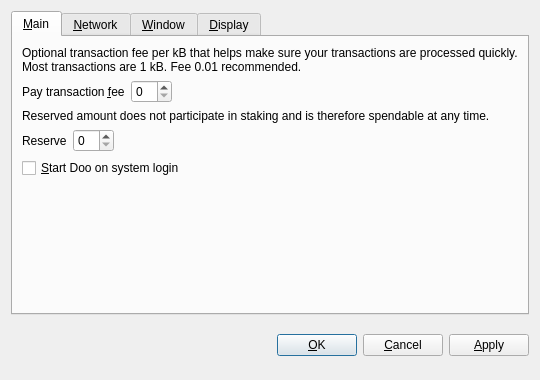
<?xml version="1.0" encoding="UTF-8"?>
<ui version="4.0">
 <class>OptionsDialog</class>
 <widget class="QDialog" name="OptionsDialog">
  <property name="geometry">
   <rect>
    <x>0</x>
    <y>0</y>
    <width>540</width>
    <height>380</height>
   </rect>
  </property>
  <property name="windowTitle">
   <string>Options</string>
  </property>
  <property name="modal">
   <bool>true</bool>
  </property>
  <layout class="QVBoxLayout" name="verticalLayout">
   <item>
    <widget class="QTabWidget" name="tabWidget">
     <property name="tabPosition">
      <enum>QTabWidget::North</enum>
     </property>
     <property name="currentIndex">
      <number>0</number>
     </property>
     <widget class="QWidget" name="tabMain">
      <attribute name="title">
       <string>&amp;Main</string>
      </attribute>
      <layout class="QVBoxLayout" name="verticalLayout_Main">
       <item>
        <widget class="QLabel" name="transactionFeeInfoLabel">
         <property name="text">
          <string>Optional transaction fee per kB that helps make sure your transactions are processed quickly. Most transactions are 1 kB. Fee 0.01 recommended.</string>
         </property>
         <property name="textFormat">
          <enum>Qt::PlainText</enum>
         </property>
         <property name="wordWrap">
          <bool>true</bool>
         </property>
        </widget>
       </item>
       <item>
        <layout class="QHBoxLayout" name="horizontalLayoutFee">
         <item>
          <widget class="QLabel" name="transactionFeeLabel">
           <property name="text">
            <string>Pay transaction &amp;fee</string>
           </property>
           <property name="textFormat">
            <enum>Qt::PlainText</enum>
           </property>
           <property name="buddy">
            <cstring>transactionFee</cstring>
           </property>
          </widget>
         </item>
         <item>
          <widget class="BitcoinAmountField" name="transactionFee"/>
         </item>
         <item>
          <spacer name="horizontalSpacerFee">
           <property name="orientation">
            <enum>Qt::Horizontal</enum>
           </property>
           <property name="sizeHint" stdset="0">
            <size>
             <width>40</width>
             <height>20</height>
            </size>
           </property>
          </spacer>
         </item>
        </layout>
       </item>
       <item>
        <widget class="QLabel" name="reserveBalanceInfoLabel">
         <property name="text">
          <string>Reserved amount does not participate in staking and is therefore spendable at any time.</string>
         </property>
         <property name="textFormat">
          <enum>Qt::PlainText</enum>
         </property>
         <property name="wordWrap">
          <bool>true</bool>
         </property>
        </widget>
       </item>
       <item>
        <layout class="QHBoxLayout" name="horizontalLayoutReserveBalance">
         <item>
          <widget class="QLabel" name="reserveBalanceLabel">
           <property name="text">
            <string>Reserve</string>
           </property>
           <property name="textFormat">
            <enum>Qt::PlainText</enum>
           </property>
           <property name="buddy">
            <cstring>reserveBalance</cstring>
           </property>
          </widget>
         </item>
         <item>
          <widget class="BitcoinAmountField" name="reserveBalance"/>
         </item>
         <item>
          <spacer name="horizontalSpacerReserveBalance">
           <property name="orientation">
            <enum>Qt::Horizontal</enum>
           </property>
           <property name="sizeHint" stdset="0">
            <size>
             <width>40</width>
             <height>20</height>
            </size>
           </property>
          </spacer>
         </item>
        </layout>
       </item>
       <item>
        <widget class="QCheckBox" name="bitcoinAtStartup">
         <property name="toolTip">
          <string>Automatically start Doo after logging in to the system.</string>
         </property>
         <property name="text">
          <string>&amp;Start Doo on system login</string>
         </property>
        </widget>
       </item>
       <item>
        <spacer name="verticalSpacer_Main">
         <property name="orientation">
          <enum>Qt::Vertical</enum>
         </property>
         <property name="sizeHint" stdset="0">
          <size>
           <width>20</width>
           <height>40</height>
          </size>
         </property>
        </spacer>
       </item>
      </layout>
     </widget>
     <widget class="QWidget" name="tabNetwork">
      <attribute name="title">
       <string>&amp;Network</string>
      </attribute>
      <layout class="QVBoxLayout" name="verticalLayout_Network">
       <item>
        <widget class="QCheckBox" name="mapPortUpnp">
         <property name="toolTip">
          <string>Automatically open the Doo client port on the router. This only works when your router supports UPnP and it is enabled.</string>
         </property>
         <property name="text">
          <string>Map port using &amp;UPnP</string>
         </property>
        </widget>
       </item>
       <item>
        <widget class="QCheckBox" name="connectSocks">
         <property name="toolTip">
          <string>Connect to the Doo network through a SOCKS proxy (e.g. when connecting through Tor).</string>
         </property>
         <property name="text">
          <string>&amp;Connect through SOCKS proxy:</string>
         </property>
        </widget>
       </item>
       <item>
        <layout class="QHBoxLayout" name="horizontalLayout_Network">
         <item>
          <widget class="QLabel" name="proxyIpLabel">
           <property name="text">
            <string>Proxy &amp;IP:</string>
           </property>
           <property name="textFormat">
            <enum>Qt::PlainText</enum>
           </property>
           <property name="buddy">
            <cstring>proxyIp</cstring>
           </property>
          </widget>
         </item>
         <item>
          <widget class="QValidatedLineEdit" name="proxyIp">
           <property name="maximumSize">
            <size>
             <width>140</width>
             <height>16777215</height>
            </size>
           </property>
           <property name="toolTip">
            <string>IP address of the proxy (e.g. 127.0.0.1)</string>
           </property>
          </widget>
         </item>
         <item>
          <widget class="QLabel" name="proxyPortLabel">
           <property name="text">
            <string>&amp;Port:</string>
           </property>
           <property name="textFormat">
            <enum>Qt::PlainText</enum>
           </property>
           <property name="buddy">
            <cstring>proxyPort</cstring>
           </property>
          </widget>
         </item>
         <item>
          <widget class="QLineEdit" name="proxyPort">
           <property name="maximumSize">
            <size>
             <width>55</width>
             <height>16777215</height>
            </size>
           </property>
           <property name="toolTip">
            <string>Port of the proxy (e.g. 9050)</string>
           </property>
          </widget>
         </item>
         <item>
          <widget class="QLabel" name="socksVersionLabel">
           <property name="text">
            <string>SOCKS &amp;Version:</string>
           </property>
           <property name="textFormat">
            <enum>Qt::PlainText</enum>
           </property>
           <property name="buddy">
            <cstring>socksVersion</cstring>
           </property>
          </widget>
         </item>
         <item>
          <widget class="QValueComboBox" name="socksVersion">
           <property name="toolTip">
            <string>SOCKS version of the proxy (e.g. 5)</string>
           </property>
          </widget>
         </item>
         <item>
          <spacer name="horizontalSpacer_Network">
           <property name="orientation">
            <enum>Qt::Horizontal</enum>
           </property>
           <property name="sizeHint" stdset="0">
            <size>
             <width>40</width>
             <height>20</height>
            </size>
           </property>
          </spacer>
         </item>
        </layout>
       </item>
       <item>
        <spacer name="verticalSpacer_Network">
         <property name="orientation">
          <enum>Qt::Vertical</enum>
         </property>
         <property name="sizeHint" stdset="0">
          <size>
           <width>20</width>
           <height>40</height>
          </size>
         </property>
        </spacer>
       </item>
      </layout>
     </widget>
     <widget class="QWidget" name="tabWindow">
      <attribute name="title">
       <string>&amp;Window</string>
      </attribute>
      <layout class="QVBoxLayout" name="verticalLayout_Window">
       <item>
        <widget class="QCheckBox" name="minimizeToTray">
         <property name="toolTip">
          <string>Show only a tray icon after minimizing the window.</string>
         </property>
         <property name="text">
          <string>&amp;Minimize to the tray instead of the taskbar</string>
         </property>
        </widget>
       </item>
       <item>
        <widget class="QCheckBox" name="minimizeOnClose">
         <property name="toolTip">
          <string>Minimize instead of exit the application when the window is closed. When this option is enabled, the application will be closed only after selecting Quit in the menu.</string>
         </property>
         <property name="text">
          <string>M&amp;inimize on close</string>
         </property>
        </widget>
       </item>
       <item>
        <spacer name="verticalSpacer_Window">
         <property name="orientation">
          <enum>Qt::Vertical</enum>
         </property>
         <property name="sizeHint" stdset="0">
          <size>
           <width>20</width>
           <height>40</height>
          </size>
         </property>
        </spacer>
       </item>
      </layout>
     </widget>
     <widget class="QWidget" name="tabDisplay">
      <attribute name="title">
       <string>&amp;Display</string>
      </attribute>
      <layout class="QVBoxLayout" name="verticalLayout_Display">
       <item>
        <layout class="QHBoxLayout" name="horizontalLayout_1_Display">
         <item>
          <widget class="QLabel" name="langLabel">
           <property name="text">
            <string>User Interface &amp;language:</string>
           </property>
           <property name="textFormat">
            <enum>Qt::PlainText</enum>
           </property>
           <property name="buddy">
            <cstring>lang</cstring>
           </property>
          </widget>
         </item>
         <item>
          <widget class="QValueComboBox" name="lang">
           <property name="toolTip">
            <string>The user interface language can be set here. This setting will take effect after restarting Doo.</string>
           </property>
          </widget>
         </item>
        </layout>
       </item>
       <item>
        <layout class="QHBoxLayout" name="horizontalLayout_2_Display">
         <item>
          <widget class="QLabel" name="unitLabel">
           <property name="text">
            <string>&amp;Unit to show amounts in:</string>
           </property>
           <property name="textFormat">
            <enum>Qt::PlainText</enum>
           </property>
           <property name="buddy">
            <cstring>unit</cstring>
           </property>
          </widget>
         </item>
         <item>
          <widget class="QValueComboBox" name="unit">
           <property name="toolTip">
            <string>Choose the default subdivision unit to show in the interface and when sending coins.</string>
           </property>
          </widget>
         </item>
        </layout>
       </item>
       <item>
        <widget class="QCheckBox" name="displayAddresses">
         <property name="toolTip">
          <string>Whether to show Doo addresses in the transaction list or not.</string>
         </property>
         <property name="text">
          <string>&amp;Display addresses in transaction list</string>
         </property>
        </widget>
       </item>
       <item>
        <widget class="QCheckBox" name="coinControlFeatures">
         <property name="toolTip">
          <string>Whether to show coin control features or not.</string>
         </property>
         <property name="text">
          <string>Display coin &amp;control features (experts only!)</string>
         </property>
        </widget>
       </item>
       <item>
        <spacer name="verticalSpacer_Display">
         <property name="orientation">
          <enum>Qt::Vertical</enum>
         </property>
         <property name="sizeHint" stdset="0">
          <size>
           <width>20</width>
           <height>40</height>
          </size>
         </property>
        </spacer>
       </item>
      </layout>
     </widget>
    </widget>
   </item>
   <item>
    <layout class="QHBoxLayout" name="horizontalLayout_Buttons">
     <item>
      <spacer name="horizontalSpacer_1">
       <property name="orientation">
        <enum>Qt::Horizontal</enum>
       </property>
       <property name="sizeHint" stdset="0">
        <size>
         <width>40</width>
         <height>48</height>
        </size>
       </property>
      </spacer>
     </item>
     <item>
      <widget class="QLabel" name="statusLabel">
       <property name="font">
        <font>
         <weight>75</weight>
         <bold>true</bold>
        </font>
       </property>
       <property name="text">
        <string/>
       </property>
       <property name="textFormat">
        <enum>Qt::PlainText</enum>
       </property>
       <property name="wordWrap">
        <bool>true</bool>
       </property>
      </widget>
     </item>
     <item>
      <spacer name="horizontalSpacer_2">
       <property name="orientation">
        <enum>Qt::Horizontal</enum>
       </property>
       <property name="sizeHint" stdset="0">
        <size>
         <width>40</width>
         <height>48</height>
        </size>
       </property>
      </spacer>
     </item>
     <item>
      <widget class="QPushButton" name="okButton">
       <property name="text">
        <string>&amp;OK</string>
       </property>
      </widget>
     </item>
     <item>
      <widget class="QPushButton" name="cancelButton">
       <property name="text">
        <string>&amp;Cancel</string>
       </property>
       <property name="autoDefault">
        <bool>false</bool>
       </property>
      </widget>
     </item>
     <item>
      <widget class="QPushButton" name="applyButton">
       <property name="text">
        <string>&amp;Apply</string>
       </property>
       <property name="autoDefault">
        <bool>false</bool>
       </property>
      </widget>
     </item>
    </layout>
   </item>
  </layout>
 </widget>
 <customwidgets>
  <customwidget>
   <class>BitcoinAmountField</class>
   <extends>QSpinBox</extends>
   <header>bitcoinamountfield.h</header>
  </customwidget>
  <customwidget>
   <class>QValueComboBox</class>
   <extends>QComboBox</extends>
   <header>qvaluecombobox.h</header>
  </customwidget>
  <customwidget>
   <class>QValidatedLineEdit</class>
   <extends>QLineEdit</extends>
   <header>qvalidatedlineedit.h</header>
  </customwidget>
 </customwidgets>
 <resources/>
 <connections/>
</ui>
